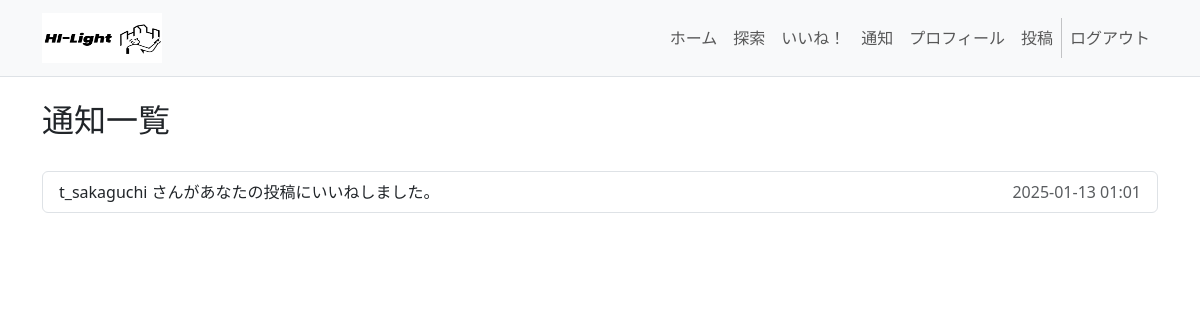
The page /notifications/ (signed in) on the database as committed earlier.
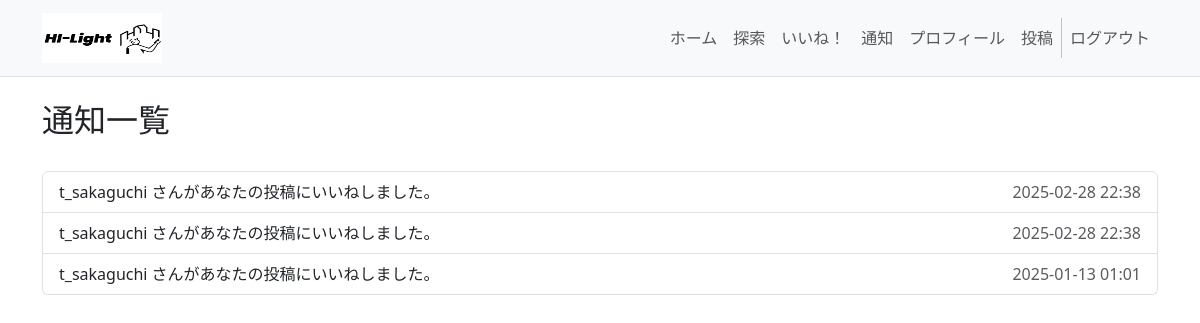
The same page on the database as committed later.
### hi_light/models.py (models this page shows)
class Notification(models.Model):
    recipient = models.ForeignKey(CustomUser, on_delete=models.CASCADE, related_name="notifications")
    message = models.TextField()
    timestamp = models.DateTimeField(default=now)
    is_read = models.BooleanField(default=False)
    def __str__(self):
        return f"Notification to {self.recipient.username} - {self.message[:20]}"

### hi_light/views.py (the view)
# urls.py: path('notifications/', NotificationListView.as_view(), name='notifications'),
@method_decorator(login_required, name='dispatch')
class NotificationListView(ListView):
    model = Notification
    template_name = "notifications.html"
    context_object_name = "notifications"
    def get_queryset(self):
        queryset = Notification.objects.filter(recipient=self.request.user).order_by('-timestamp')
        print(queryset)  # デバッグ: コンソールにクエリセットを表示
        return queryset
    def get_context_data(self, **kwargs):
        context = super().get_context_data(**kwargs)
        print(context['notifications'])  # デバッグ: テンプレートに渡されるデータを確認
        return context

### hi_light/templates/notifications.html (shortened to what this page needs)
<head>
    <link href="https://cdn.jsdelivr.net/npm/bootstrap@5.3.0-alpha3/dist/css/bootstrap.min.css" rel="stylesheet">
    <link href="https://cdn.jsdelivr.net/npm/bootstrap-icons/font/bootstrap-icons.css" rel="stylesheet">
</head>
<body>
{% include 'header.html' %}
<div class="container mt-4">
    <h2>通知一覧</h2>
    <br>
    <ul class="list-group">
        {% for notification in notifications %}
            <li class="list-group-item {% if not notification.is_read %}font-weight-bold{% endif %}">
                {{ notification.message }}
                <span class="text-muted float-end">{{ notification.timestamp|date:"Y-m-d H:i" }}</span>
            </li>
        {% empty %}
            <li class="list-group-item text-center text-muted">
                通知はありません
            </li>
        {% endfor %}
    </ul>
</div>
</body>
</html>

### hi_light/templates/header.html (shortened to what this page needs)
{% load static%}
<link href="https://cdn.jsdelivr.net/npm/bootstrap@5.3.0/dist/css/bootstrap.min.css" rel="stylesheet">
<nav class="navbar navbar-expand-lg navbar-light bg-light border-bottom">
    <div class="container" >
        <a class="navbar-brand" href="{% url 'hi_light:index' %}"><img src="{% static 'img/logo2.jpg' %}" alt="logo" width="120" height="50"></a>
        <div class="collapse navbar-collapse" id="navbarNav">
            <ul class="navbar-nav ms-auto">
                {% if user.is_authenticated %}
                <li class="nav-item">
                    <a class="nav-link" href="{% url 'hi_light:index' %}">ホーム
                    </a>
                </li>
                <li class="nav-item">
                    <a class="nav-link" href="{% url 'hi_light:discover' %}">探索</a>
                </li>
                <li class="nav-item">
                    <a class="nav-link" href="{% url 'hi_light:liked_posts' %}">いいね！</a>
                </li>
                <li class="nav-item">
                    <a class="nav-link" href="{% url 'hi_light:notifications' %}">通知</a>
                </li>
                <li class="nav-item">
                    <a class="nav-link" href="{% url 'hi_light:profile' %}">プロフィール</a>
                </li>
                <li class="nav-item">
                    <a class="nav-link" href="{% url 'hi_light:post' %}">投稿</a>
                </li>
                <li class="nav-item">
                    <a class="nav-link" href="{% url 'accounts:logout' %}">ログアウト</a>
                </li>
                {% endif %}
            </ul>
        </div>
    </div>
</nav>

Rows that differ between the two databases and show on the page:
added Notification: message "t_sakaguchi さんがあなたの投稿にいいねしました。", timestamp "2025-02-28 22:38"
added Notification: message "t_sakaguchi さんがあなたの投稿にいいねしました。", timestamp "2025-02-28 22:38"
